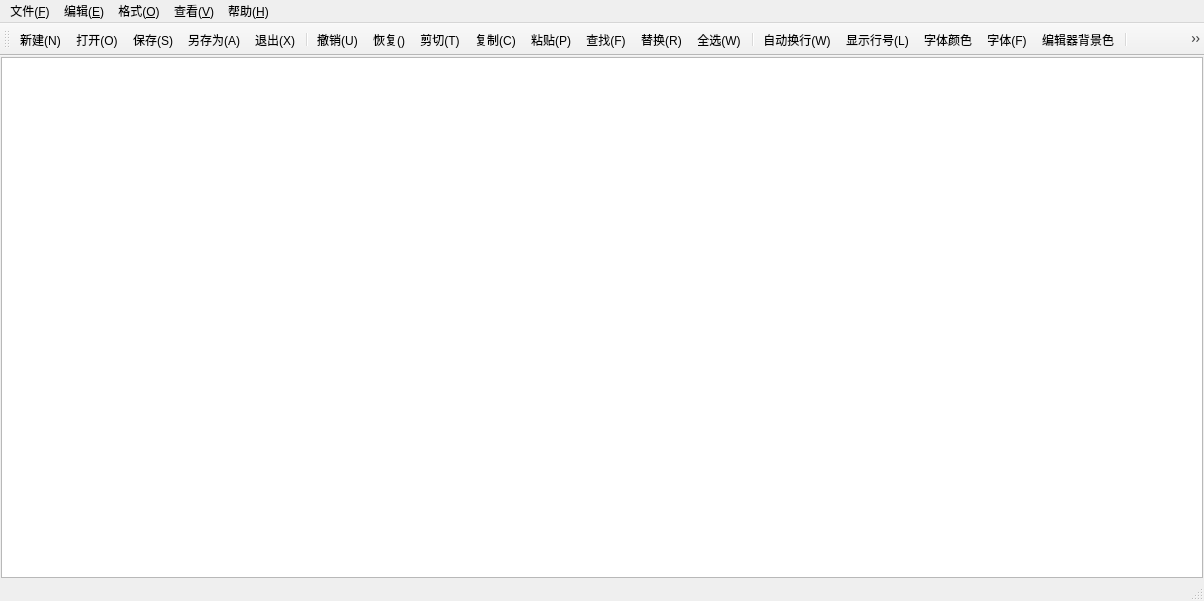
<?xml version="1.0" encoding="UTF-8"?>
<ui version="4.0">
 <class>MainWindow</class>
 <widget class="QMainWindow" name="MainWindow">
  <property name="geometry">
   <rect>
    <x>0</x>
    <y>0</y>
    <width>1204</width>
    <height>601</height>
   </rect>
  </property>
  <property name="windowTitle">
   <string>MainWindow</string>
  </property>
  <widget class="QWidget" name="centralWidget">
   <layout class="QVBoxLayout" name="verticalLayout">
    <property name="spacing">
     <number>0</number>
    </property>
    <property name="leftMargin">
     <number>1</number>
    </property>
    <property name="topMargin">
     <number>1</number>
    </property>
    <property name="rightMargin">
     <number>1</number>
    </property>
    <property name="bottomMargin">
     <number>1</number>
    </property>
    <item>
     <widget class="QPlainTextEdit" name="textEdit"/>
    </item>
   </layout>
  </widget>
  <widget class="QMenuBar" name="menuBar">
   <property name="geometry">
    <rect>
     <x>0</x>
     <y>0</y>
     <width>1204</width>
     <height>25</height>
    </rect>
   </property>
   <widget class="QMenu" name="menu_F">
    <property name="title">
     <string>文件(&amp;F)</string>
    </property>
    <addaction name="actionNew"/>
    <addaction name="action_Open"/>
    <addaction name="action_Save"/>
    <addaction name="action_Othersave"/>
    <addaction name="action_Exit"/>
   </widget>
   <widget class="QMenu" name="menu_E">
    <property name="title">
     <string>编辑(&amp;E)</string>
    </property>
    <addaction name="action_restore"/>
    <addaction name="action_cut"/>
    <addaction name="action_revoke"/>
    <addaction name="action_copy"/>
    <addaction name="action_paste"/>
    <addaction name="action_find"/>
    <addaction name="action_replace"/>
    <addaction name="action_Allchoose"/>
   </widget>
   <widget class="QMenu" name="menu_O">
    <property name="title">
     <string>格式(&amp;O)</string>
    </property>
    <addaction name="action_linefeed"/>
    <addaction name="action_line"/>
    <addaction name="action_fornt"/>
    <addaction name="action_color"/>
    <addaction name="action-frontbackcolor"/>
    <addaction name="action_backgroundcolor"/>
   </widget>
   <widget class="QMenu" name="menu_V">
    <property name="title">
     <string>查看(&amp;V)</string>
    </property>
    <addaction name="action_tools"/>
    <addaction name="action_state"/>
   </widget>
   <widget class="QMenu" name="menu_H">
    <property name="title">
     <string>帮助(&amp;H)</string>
    </property>
    <addaction name="action-about"/>
   </widget>
   <addaction name="menu_F"/>
   <addaction name="menu_E"/>
   <addaction name="menu_O"/>
   <addaction name="menu_V"/>
   <addaction name="menu_H"/>
  </widget>
  <widget class="QStatusBar" name="statusBar"/>
  <widget class="QToolBar" name="mainToolBar">
   <attribute name="toolBarArea">
    <enum>TopToolBarArea</enum>
   </attribute>
   <attribute name="toolBarBreak">
    <bool>false</bool>
   </attribute>
   <addaction name="actionNew"/>
   <addaction name="action_Open"/>
   <addaction name="action_Save"/>
   <addaction name="action_Othersave"/>
   <addaction name="action_Exit"/>
   <addaction name="separator"/>
   <addaction name="action_revoke"/>
   <addaction name="action_restore"/>
   <addaction name="action_cut"/>
   <addaction name="action_copy"/>
   <addaction name="action_paste"/>
   <addaction name="action_find"/>
   <addaction name="action_replace"/>
   <addaction name="action_Allchoose"/>
   <addaction name="separator"/>
   <addaction name="action_linefeed"/>
   <addaction name="action_line"/>
   <addaction name="action_color"/>
   <addaction name="action_fornt"/>
   <addaction name="action_backgroundcolor"/>
   <addaction name="action-frontbackcolor"/>
   <addaction name="separator"/>
   <addaction name="action_tools"/>
   <addaction name="action_state"/>
   <addaction name="separator"/>
   <addaction name="action-about"/>
  </widget>
  <action name="actionNew">
   <property name="icon">
    <iconset resource="res.qrc">
     <normaloff>:/img/search_FILL0_wght400_GRAD0_opsz24.png</normaloff>:/img/search_FILL0_wght400_GRAD0_opsz24.png</iconset>
   </property>
   <property name="text">
    <string>新建(&amp;N)</string>
   </property>
   <property name="toolTip">
    <string>新建</string>
   </property>
   <property name="shortcut">
    <string>Ctrl+N</string>
   </property>
  </action>
  <action name="action_Open">
   <property name="icon">
    <iconset resource="res.qrc">
     <normaloff>:/img/search_FILL0_wght400_GRAD0_opsz24.png</normaloff>:/img/search_FILL0_wght400_GRAD0_opsz24.png</iconset>
   </property>
   <property name="text">
    <string>打开(&amp;O)</string>
   </property>
   <property name="toolTip">
    <string>打开</string>
   </property>
   <property name="shortcut">
    <string>Ctrl+O</string>
   </property>
  </action>
  <action name="action_Save">
   <property name="icon">
    <iconset resource="res.qrc">
     <normaloff>:/img/search_FILL0_wght400_GRAD0_opsz24.png</normaloff>:/img/search_FILL0_wght400_GRAD0_opsz24.png</iconset>
   </property>
   <property name="text">
    <string>保存(&amp;S)</string>
   </property>
   <property name="toolTip">
    <string>保存</string>
   </property>
   <property name="shortcut">
    <string>Ctrl+S</string>
   </property>
  </action>
  <action name="action_Othersave">
   <property name="icon">
    <iconset resource="res.qrc">
     <normaloff>:/img/search_FILL0_wght400_GRAD0_opsz24.png</normaloff>:/img/search_FILL0_wght400_GRAD0_opsz24.png</iconset>
   </property>
   <property name="text">
    <string>另存为(A)</string>
   </property>
   <property name="toolTip">
    <string>另存为</string>
   </property>
  </action>
  <action name="action_Exit">
   <property name="icon">
    <iconset resource="res.qrc">
     <normaloff>:/img/search_FILL0_wght400_GRAD0_opsz24.png</normaloff>:/img/search_FILL0_wght400_GRAD0_opsz24.png</iconset>
   </property>
   <property name="text">
    <string>退出(&amp;X)</string>
   </property>
   <property name="toolTip">
    <string>退出</string>
   </property>
  </action>
  <action name="action_revoke">
   <property name="icon">
    <iconset resource="res.qrc">
     <normaloff>:/img/search_FILL0_wght400_GRAD0_opsz24.png</normaloff>:/img/search_FILL0_wght400_GRAD0_opsz24.png</iconset>
   </property>
   <property name="text">
    <string>撤销(&amp;U)</string>
   </property>
   <property name="toolTip">
    <string>撤销</string>
   </property>
   <property name="shortcut">
    <string>Ctrl+Z</string>
   </property>
  </action>
  <action name="action_restore">
   <property name="icon">
    <iconset resource="res.qrc">
     <normaloff>:/img/search_FILL0_wght400_GRAD0_opsz24.png</normaloff>:/img/search_FILL0_wght400_GRAD0_opsz24.png</iconset>
   </property>
   <property name="text">
    <string>恢复()</string>
   </property>
   <property name="toolTip">
    <string>恢复</string>
   </property>
   <property name="shortcut">
    <string>Ctrl+Shift+Z</string>
   </property>
  </action>
  <action name="action_cut">
   <property name="icon">
    <iconset resource="res.qrc">
     <normaloff>:/img/search_FILL0_wght400_GRAD0_opsz24.png</normaloff>:/img/search_FILL0_wght400_GRAD0_opsz24.png</iconset>
   </property>
   <property name="text">
    <string>剪切(&amp;T)</string>
   </property>
   <property name="toolTip">
    <string>剪切</string>
   </property>
   <property name="shortcut">
    <string>Ctrl+X</string>
   </property>
  </action>
  <action name="action_copy">
   <property name="icon">
    <iconset resource="res.qrc">
     <normaloff>:/img/search_FILL0_wght400_GRAD0_opsz24.png</normaloff>:/img/search_FILL0_wght400_GRAD0_opsz24.png</iconset>
   </property>
   <property name="text">
    <string>复制(&amp;C)</string>
   </property>
   <property name="toolTip">
    <string>复制</string>
   </property>
   <property name="shortcut">
    <string>Ctrl+C</string>
   </property>
  </action>
  <action name="action_paste">
   <property name="icon">
    <iconset resource="res.qrc">
     <normaloff>:/img/search_FILL0_wght400_GRAD0_opsz24.png</normaloff>:/img/search_FILL0_wght400_GRAD0_opsz24.png</iconset>
   </property>
   <property name="text">
    <string>粘贴(&amp;P)</string>
   </property>
   <property name="toolTip">
    <string>粘贴</string>
   </property>
   <property name="shortcut">
    <string>Ctrl+V</string>
   </property>
  </action>
  <action name="action_find">
   <property name="icon">
    <iconset resource="res.qrc">
     <normaloff>:/img/search_FILL0_wght400_GRAD0_opsz24.png</normaloff>:/img/search_FILL0_wght400_GRAD0_opsz24.png</iconset>
   </property>
   <property name="text">
    <string>查找(&amp;F)</string>
   </property>
   <property name="toolTip">
    <string>查找</string>
   </property>
   <property name="shortcut">
    <string>Ctrl+F</string>
   </property>
  </action>
  <action name="action_replace">
   <property name="icon">
    <iconset resource="res.qrc">
     <normaloff>:/img/search_FILL0_wght400_GRAD0_opsz24.png</normaloff>:/img/search_FILL0_wght400_GRAD0_opsz24.png</iconset>
   </property>
   <property name="text">
    <string>替换(&amp;R)</string>
   </property>
   <property name="toolTip">
    <string>替换</string>
   </property>
   <property name="shortcut">
    <string>Ctrl+H</string>
   </property>
  </action>
  <action name="action_Allchoose">
   <property name="icon">
    <iconset resource="res.qrc">
     <normaloff>:/img/search_FILL0_wght400_GRAD0_opsz24.png</normaloff>:/img/search_FILL0_wght400_GRAD0_opsz24.png</iconset>
   </property>
   <property name="text">
    <string>全选(&amp;W)</string>
   </property>
   <property name="toolTip">
    <string>全选</string>
   </property>
   <property name="shortcut">
    <string>Ctrl+V</string>
   </property>
  </action>
  <action name="action_line">
   <property name="icon">
    <iconset resource="res.qrc">
     <normaloff>:/img/search_FILL0_wght400_GRAD0_opsz24.png</normaloff>:/img/search_FILL0_wght400_GRAD0_opsz24.png</iconset>
   </property>
   <property name="text">
    <string>显示行号(&amp;L)</string>
   </property>
   <property name="toolTip">
    <string>显示行号</string>
   </property>
   <property name="shortcut">
    <string>Ctrl+L</string>
   </property>
  </action>
  <action name="action_fornt">
   <property name="icon">
    <iconset resource="res.qrc">
     <normaloff>:/img/search_FILL0_wght400_GRAD0_opsz24.png</normaloff>:/img/search_FILL0_wght400_GRAD0_opsz24.png</iconset>
   </property>
   <property name="text">
    <string>字体(&amp;F)</string>
   </property>
   <property name="toolTip">
    <string>字体</string>
   </property>
  </action>
  <action name="action_color">
   <property name="icon">
    <iconset resource="res.qrc">
     <normaloff>:/img/search_FILL0_wght400_GRAD0_opsz24.png</normaloff>:/img/search_FILL0_wght400_GRAD0_opsz24.png</iconset>
   </property>
   <property name="text">
    <string>字体颜色</string>
   </property>
  </action>
  <action name="action_backgroundcolor">
   <property name="icon">
    <iconset resource="res.qrc">
     <normaloff>:/img/search_FILL0_wght400_GRAD0_opsz24.png</normaloff>:/img/search_FILL0_wght400_GRAD0_opsz24.png</iconset>
   </property>
   <property name="text">
    <string>编辑器背景色</string>
   </property>
   <property name="toolTip">
    <string>编辑器背景色</string>
   </property>
  </action>
  <action name="action_tools">
   <property name="icon">
    <iconset resource="res.qrc">
     <normaloff>:/img/search_FILL0_wght400_GRAD0_opsz24.png</normaloff>:/img/search_FILL0_wght400_GRAD0_opsz24.png</iconset>
   </property>
   <property name="text">
    <string>工具栏(&amp;T)</string>
   </property>
   <property name="toolTip">
    <string>工具栏</string>
   </property>
  </action>
  <action name="action_state">
   <property name="icon">
    <iconset resource="res.qrc">
     <normaloff>:/img/search_FILL0_wght400_GRAD0_opsz24.png</normaloff>:/img/search_FILL0_wght400_GRAD0_opsz24.png</iconset>
   </property>
   <property name="text">
    <string>状态栏(&amp;S)</string>
   </property>
   <property name="toolTip">
    <string>状态栏</string>
   </property>
  </action>
  <action name="action_linefeed">
   <property name="icon">
    <iconset resource="res.qrc">
     <normaloff>:/img/search_FILL0_wght400_GRAD0_opsz24.png</normaloff>:/img/search_FILL0_wght400_GRAD0_opsz24.png</iconset>
   </property>
   <property name="text">
    <string>自动换行(&amp;W)</string>
   </property>
   <property name="toolTip">
    <string>自动换行</string>
   </property>
  </action>
  <action name="action-frontbackcolor">
   <property name="icon">
    <iconset resource="res.qrc">
     <normaloff>:/img/search_FILL0_wght400_GRAD0_opsz24.png</normaloff>:/img/search_FILL0_wght400_GRAD0_opsz24.png</iconset>
   </property>
   <property name="text">
    <string>字体背景色</string>
   </property>
   <property name="toolTip">
    <string>字体背景色</string>
   </property>
  </action>
  <action name="action-about">
   <property name="icon">
    <iconset resource="res.qrc">
     <normaloff>:/img/search_FILL0_wght400_GRAD0_opsz24.png</normaloff>:/img/search_FILL0_wght400_GRAD0_opsz24.png</iconset>
   </property>
   <property name="text">
    <string>关于(&amp;A)</string>
   </property>
   <property name="toolTip">
    <string>关于</string>
   </property>
  </action>
 </widget>
 <layoutdefault spacing="6" margin="11"/>
 <resources>
  <include location="res.qrc"/>
 </resources>
 <connections/>
</ui>
